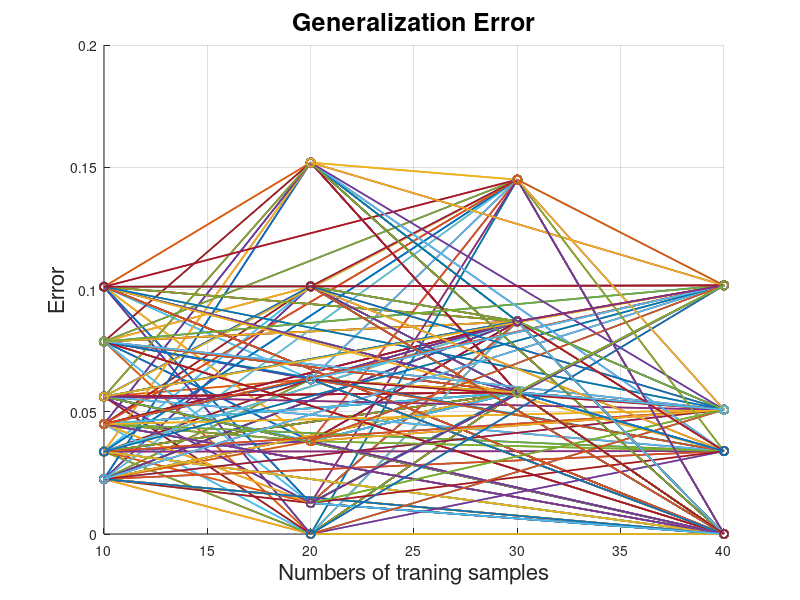

The MATLAB source for this figure:
% n = 10
error_10 = [   0.0787;
    0.022471910112360;
    0.101123595505618;
    0.033707865168539; 
    0.044943820224719; 
    0.056179775280899 ];

% n = 20
error_20 = [  0.063291139240506;
    0.101265822784810;
    0;
    0.037974683544304;
    0.151898734177215;
    0.012658227848101 ];

% n = 30
error_30 = [  0.086956521739130;
    0.057971014492754;
    0.144927536231884;
    0.057971014492754;
    0.086956521739130;
    0.057971014492754 ];

% n = 40
error_40 = [  0;
   0;
   0.033898305084746;
   0;
   0.050847457627119;
   0.101694915254237];

%%
n_values = [10, 20, 30, 40];

errors = [error_10, error_20, error_30, error_40];

%%
figure;
hold on;

for j1 = 1:length(n_values)
    for j2 = 1:length(n_values)
        if j1 ~= j2 
            for i1 = 1:size(errors, 1)
                for i2 = 1:size(errors, 1)
                    plot([n_values(j1), n_values(j2)], [errors(i1, j1), errors(i2, j2)], '-o', 'LineWidth', 1.2, 'MarkerSize', 6);
                end
            end
        end
    end
end

xlabel('Numbers of traning samples', 'FontSize', 16);
ylabel('Error', 'FontSize', 16);
title('Generalization Error', 'FontSize', 18);

grid on;
hold off;
